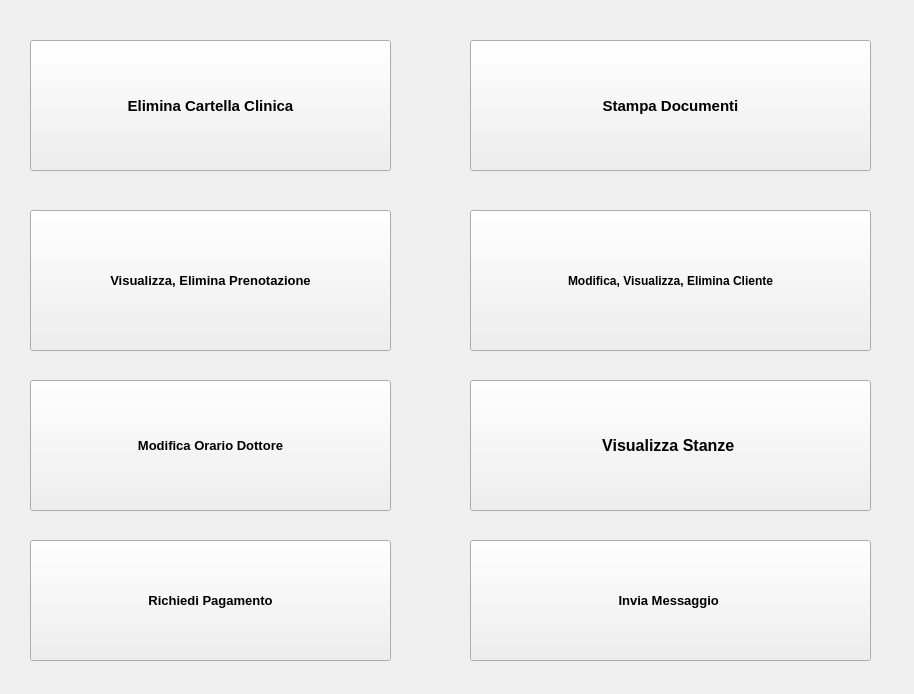
<?xml version="1.0" encoding="UTF-8"?>
<ui version="4.0">
 <class>Form</class>
 <widget class="QWidget" name="Form">
  <property name="geometry">
   <rect>
    <x>0</x>
    <y>0</y>
    <width>914</width>
    <height>694</height>
   </rect>
  </property>
  <property name="font">
   <font>
    <pointsize>10</pointsize>
    <weight>75</weight>
    <bold>true</bold>
   </font>
  </property>
  <property name="windowTitle">
   <string>Menù Segreteria</string>
  </property>
  <widget class="QPushButton" name="pushButton">
   <property name="geometry">
    <rect>
     <x>30</x>
     <y>40</y>
     <width>361</width>
     <height>131</height>
    </rect>
   </property>
   <property name="font">
    <font>
     <pointsize>11</pointsize>
     <weight>75</weight>
     <bold>true</bold>
    </font>
   </property>
   <property name="text">
    <string>Elimina Cartella Clinica</string>
   </property>
  </widget>
  <widget class="QPushButton" name="pushButton_2">
   <property name="geometry">
    <rect>
     <x>470</x>
     <y>40</y>
     <width>401</width>
     <height>131</height>
    </rect>
   </property>
   <property name="font">
    <font>
     <pointsize>11</pointsize>
     <weight>75</weight>
     <bold>true</bold>
    </font>
   </property>
   <property name="text">
    <string>Stampa Documenti</string>
   </property>
  </widget>
  <widget class="QPushButton" name="pushButton_3">
   <property name="geometry">
    <rect>
     <x>30</x>
     <y>210</y>
     <width>361</width>
     <height>141</height>
    </rect>
   </property>
   <property name="font">
    <font>
     <pointsize>10</pointsize>
     <weight>75</weight>
     <bold>true</bold>
    </font>
   </property>
   <property name="text">
    <string>Visualizza, Elimina Prenotazione</string>
   </property>
  </widget>
  <widget class="QPushButton" name="pushButton_4">
   <property name="geometry">
    <rect>
     <x>470</x>
     <y>210</y>
     <width>401</width>
     <height>141</height>
    </rect>
   </property>
   <property name="font">
    <font>
     <pointsize>9</pointsize>
     <weight>75</weight>
     <bold>true</bold>
    </font>
   </property>
   <property name="text">
    <string>Modifica, Visualizza, Elimina Cliente</string>
   </property>
  </widget>
  <widget class="QPushButton" name="pushButton_5">
   <property name="geometry">
    <rect>
     <x>470</x>
     <y>380</y>
     <width>401</width>
     <height>131</height>
    </rect>
   </property>
   <property name="font">
    <font>
     <pointsize>12</pointsize>
     <weight>75</weight>
     <bold>true</bold>
    </font>
   </property>
   <property name="text">
    <string>Visualizza Stanze </string>
   </property>
  </widget>
  <widget class="QPushButton" name="pushButton_6">
   <property name="geometry">
    <rect>
     <x>470</x>
     <y>540</y>
     <width>401</width>
     <height>121</height>
    </rect>
   </property>
   <property name="font">
    <font>
     <pointsize>10</pointsize>
     <weight>75</weight>
     <bold>true</bold>
    </font>
   </property>
   <property name="text">
    <string>Invia Messaggio </string>
   </property>
  </widget>
  <widget class="QPushButton" name="pushButton_7">
   <property name="geometry">
    <rect>
     <x>30</x>
     <y>540</y>
     <width>361</width>
     <height>121</height>
    </rect>
   </property>
   <property name="font">
    <font>
     <pointsize>10</pointsize>
     <weight>75</weight>
     <bold>true</bold>
    </font>
   </property>
   <property name="text">
    <string>Richiedi Pagamento</string>
   </property>
  </widget>
  <widget class="QPushButton" name="pushButton_8">
   <property name="geometry">
    <rect>
     <x>30</x>
     <y>380</y>
     <width>361</width>
     <height>131</height>
    </rect>
   </property>
   <property name="font">
    <font>
     <pointsize>10</pointsize>
     <weight>75</weight>
     <bold>true</bold>
    </font>
   </property>
   <property name="text">
    <string>Modifica Orario Dottore</string>
   </property>
  </widget>
 </widget>
 <resources/>
 <connections/>
</ui>
